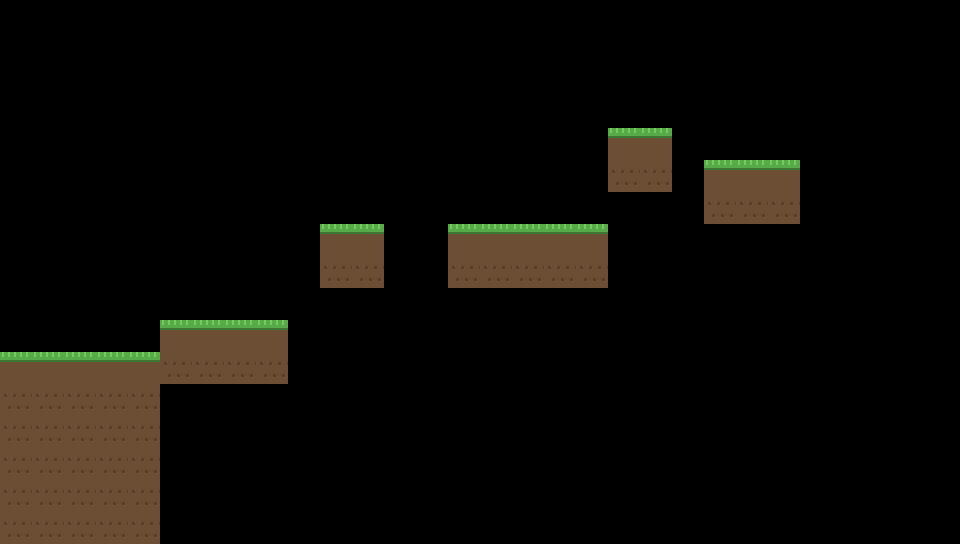

Rendered tile map (Tiled .tmx) drawn with the repository's tilesets; below, a short description and the full map source, tile grids included:
An orthogonal 30x17 tile map with 32x32 px tiles, 1 tile layer (Ground) and 3 objects (spawn, exit, spikes).

<map version="1.10" tiledversion="1.10.2" orientation="orthogonal" renderorder="right-down" width="30" height="17" tilewidth="32" tileheight="32" infinite="0" nextlayerid="3" nextobjectid="4">
 <tileset firstgid="1" name="tiles" tilewidth="32" tileheight="32" tilecount="8" columns="4">
  <image source="tileset.png" width="128" height="64" />
 </tileset>
 <layer id="1" name="Ground" width="30" height="17">
  <data encoding="csv">
0,0,0,0,0,0,0,0,0,0,0,0,0,0,0,0,0,0,0,0,0,0,0,0,0,0,0,0,0,0,0,0,0,0,0,0,0,0,0,0,0,0,0,0,0,0,0,0,0,0,0,0,0,0,0,0,0,0,0,0,0,0,0,0,0,0,0,0,0,0,0,0,0,0,0,0,0,0,0,0,0,0,0,0,0,0,0,0,0,0,0,0,0,0,0,0,0,0,0,0,0,0,0,0,0,0,0,0,0,0,0,0,0,0,0,0,0,0,0,0,0,0,0,0,0,0,0,0,0,0,0,0,0,0,0,0,0,0,0,1,1,0,0,0,0,0,0,0,0,0,0,0,0,0,0,0,0,0,0,0,0,0,0,0,0,0,0,0,0,2,2,0,1,1,1,0,0,0,0,0,0,0,0,0,0,0,0,0,0,0,0,0,0,0,0,0,0,0,0,0,0,0,2,2,2,0,0,0,0,0,0,0,0,0,0,0,0,0,0,0,1,1,0,0,1,1,1,1,1,0,0,0,0,0,0,0,0,0,0,0,0,0,0,0,0,0,0,0,0,0,2,2,0,0,2,2,2,2,2,0,0,0,0,0,0,0,0,0,0,0,0,0,0,0,0,0,0,0,0,0,0,0,0,0,0,0,0,0,0,0,0,0,0,0,0,0,0,0,0,0,0,0,0,0,0,1,1,1,1,0,0,0,0,0,0,0,0,0,0,0,0,0,0,0,0,0,0,0,0,0,1,1,1,1,1,2,2,2,2,0,0,0,0,0,0,0,0,0,0,0,0,0,0,0,0,0,0,0,0,0,2,2,2,2,2,0,0,0,0,0,0,0,0,0,0,0,0,0,0,0,0,0,0,0,0,0,0,0,0,0,2,2,2,2,2,0,0,0,0,0,0,0,0,0,0,0,0,0,0,0,0,0,0,0,0,0,0,0,0,0,2,2,2,2,2,0,0,0,0,0,0,0,0,0,0,0,0,0,0,0,0,0,0,0,0,0,0,0,0,0,2,2,2,2,2,0,0,0,0,0,0,0,0,0,0,0,0,0,0,0,0,0,0,0,0,0,0,0,0,0,2,2,2,2,2,0,0,0,0,0,0,0,0,0,0,0,0,0,0,0,0,0,0,0,0,0,0,0,0,0
</data>
 </layer>
 <objectgroup id="2" name="Objects">
  <object id="1" name="spawn" type="spawn" x="32" y="320" width="32" height="32" /><object id="2" name="exit" type="exit" x="768" y="128" width="32" height="32" /><object id="3" name="spikes" type="spikes" x="448" y="192" width="32" height="32"><properties><property name="patrol" type="int" value="1" /><property name="phase" type="float" value="0.68" /></properties></object>
 </objectgroup>
</map>
